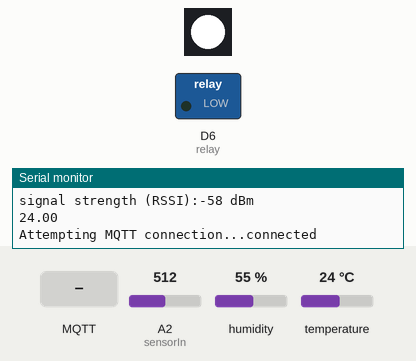
This sketch was run on a simulated Arduino MKR. Parts: 1 RGB LEDs in strip order, left to right, switched loads named in the sketch (green lamp = pin HIGH), the last lines printed to the serial monitor. The test bench sets the inputs (shaded band); at power-on: A2 (sensorIn) = 512, humidity 55 %, temperature 24 °C. Dim RGB values are drawn brighter than linear; WiFi joins after 1.5 s; servers stay silent unless stated; no MQTT or app messages arrive unless stated.

Above: at 2.7 s.
2.8 s: MQTT message "0" arrives on the first subscribed topic
At 3.6 s:
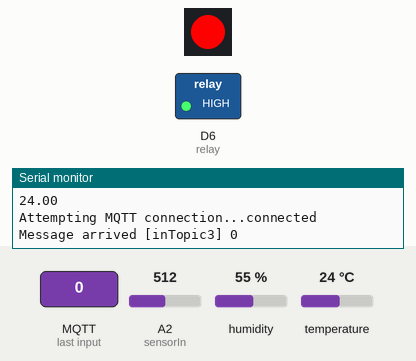
7.1 s: MQTT message "1" arrives on the first subscribed topic
At 8.0 s:
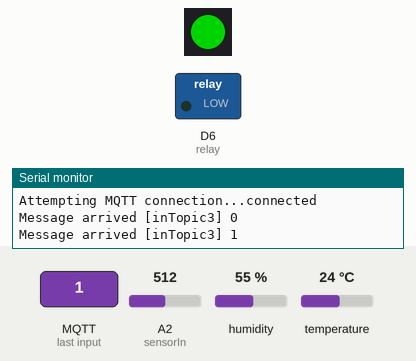
14.2 s: MQTT message "3" arrives on the first subscribed topic
At 14.7 s:
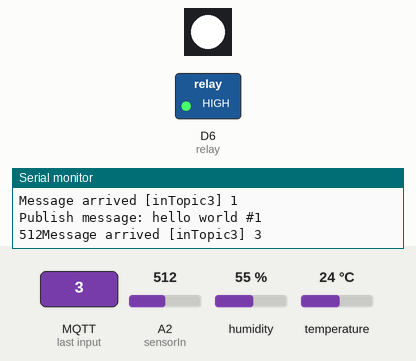
15.7 s: MQTT message "2" arrives on the first subscribed topic
At 17.0 s:
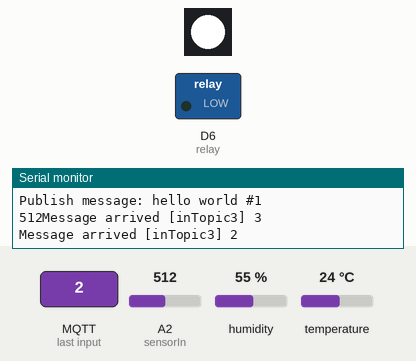
Timing chart, 0 to 18.2 s (numbered marks = the images above; inputs shaded):
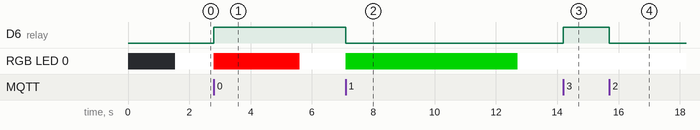

The sketch:

mkr1000_mqtt_seV2.ino
```cpp
/*
* Satellite
* 11 Luglio 2017
* TFL
* Arduino MKR 1000
*
* Satellite numero 3
* intopic3
* IP 10.13.0.16
* pubblish time3
* pubblish amp3
*
* DHT-11 pin 5
* NO Photoresistor pin A0
* Gas pin A1
* Amps pin A2
*
* Neopixel pin 3
* Relay pin 6
*
* */

#include "FastLED.h"
#include <PubSubClient.h>
#include "DHT.h"
#include <SPI.h>
#include <WiFi101.h>

// led
#define NUM_LEDS 1
#define DATA_PIN 3
CRGB leds[NUM_LEDS];

// dht
#define DHTPIN 5
#define DHTTYPE DHT11

// Standby
// in the loop there is a if that time-previousMillis >= interval + call
// put leds white
unsigned long timer;
unsigned long previousMillis = 0;
const long intervallo = 10;
unsigned long call;

// Update these with values suitable for your network.
const char* ssid = "TalentGarden";
const char* password = "Calabiana2017";
const char* mqtt_server = "10.13.0.13"; // Raspberry IP 10.13.0.13

WiFiClient espClient;
PubSubClient client(espClient);
long lastMsg = 0;
char msg[50];
int value = 0;
int relay = 6;

DHT dht(DHTPIN, DHTTYPE);

// Photoresistor
const int photo = A3;
// Gas sensor
const int sensorGas = A1;
// Amp
const int sensorIn = A2;
int mVperAmp = 100; // use 100 for 20A Module and 66 for 30A Module
double Voltage = 0;
double VRMS = 0;
double AmpsRMS = 0;
int Watt = 0;

void setup() {
  pinMode(relay, OUTPUT);     // Initialize the BUILTIN_LED pin as an output
  Serial.begin(9600);
  pinMode(relay, HIGH);
  setup_wifi();
  client.setServer(mqtt_server, 1883); //1883
  client.setCallback(callback);
  dht.begin();
  float t = dht.readTemperature();
  Serial.println(t);
  FastLED.addLeds<NEOPIXEL, DATA_PIN>(leds, NUM_LEDS);
  leds[0] = CRGB::White;
  FastLED.show();
}

void setup_wifi() {

  delay(10);
  // We start by connecting to a WiFi network
  Serial.println();
  Serial.print("Connecting to ");
  Serial.println(ssid);

  //change IP address
  IPAddress ipa(10, 13, 0, 16); //10.13.0.14 - 15 - 16
  IPAddress gate(10, 13, 0, 1);
  IPAddress sub (255, 255, 255, 0);
  WiFi.config(ipa, gate, sub);

  WiFi.begin(ssid, password);

  while (WiFi.status() != WL_CONNECTED) {
    delay(500);
    Serial.print(".");
  }

  Serial.println("");
  Serial.println("WiFi connected");
  Serial.println("IP address: ");
  IPAddress ip = WiFi.localIP();
  Serial.println(ip);
  Serial.print("signal strength (RSSI):");
  Serial.print(WiFi.RSSI());
  Serial.println(" dBm");

  /*
  leds[0] = CRGB::Purple;
  FastLED.show();
  delay(500);
  // Now turn the LED off, then pause
  leds[0] = CRGB::Black;
  FastLED.show();
  delay(500);
  */
}
// if plus topic
// void callback(Sting topic, byte* payload, unsigned int length) {
void callback(char* topic, byte* payload, unsigned int length) {

  Serial.print("Message arrived [");
  Serial.print(topic);
  Serial.print("] ");
  for (int i = 0; i < length; i++) {
    Serial.print((char)payload[i]);
  }
  Serial.println();

  // Switch on the LED if an 1 was received as first character
  if ((char)payload[0] == '1') {
    call = millis();
    digitalWrite(relay, LOW);
    leds[0] = CRGB::Green;
    FastLED.show();
  }
  // different logic foir relay
  else if ((char)payload[0] == '2') {
    digitalWrite(relay, LOW);
  }
  else if ((char )payload[0] == '3') {
    digitalWrite(relay, HIGH);
  }
  else {
    call = millis();
    digitalWrite(relay, HIGH);
    leds[0] = CRGB::Red;
    FastLED.show();
  }
}

void reconnect() {
  // Loop until we're reconnected
  while (!client.connected()) {
    Serial.print("Attempting MQTT connection...");
    // Attempt to connect
    if (client.connect(mqtt_server)) {
      Serial.println("connected");
      client.subscribe("inTopic3");
    } else {
      Serial.print("failed, rc=");
      Serial.print(client.state());
      Serial.println(" try again in 5 seconds");
      // Wait 5 seconds before retrying
      delay(5000);
    }
  }
}
void loop() {
  // led white standby
  timer = millis();
  if (timer - previousMillis >= intervallo+call) {
    previousMillis = timer;
    leds[0] = CRGB::White;
    FastLED.show();
  }
  if (!client.connected()) {
    reconnect();
  }

  client.loop();

  long now = millis();
  if (now - lastMsg > 10000) {
    lastMsg = now;
    ++value;

    // Amperometer
    Voltage = getVPP();
    VRMS = (Voltage/2.0) *0.707;
    AmpsRMS = ((VRMS * 1000)/mVperAmp) - 0.86; // Amp 0 - 20

    // Gas
    int aria = analogRead(sensorGas);
    aria = map(aria, 0, 1023, 10, 10000); // particolato g/1000000

    // Temperature
    float h = dht.readHumidity() - (h*0.15);
    float t = dht.readTemperature() - 5;
    int lux = analogRead(photo);
    snprintf (msg, 75, "hello world #%ld", value);
    Serial.print("Publish message: ");
    Serial.println(msg);
    Serial.print(lux);

    //client.publish("outTopic", msg);
    client.publish("time3",String(value).c_str(), true);
    client.publish("amp3",String(AmpsRMS).c_str(), true);
    /*
    leds[0] = CRGB::Red;
    FastLED.show();
    delay(500);
    leds[0] = CRGB::Black;
    FastLED.show();
    */
  }
}

float getVPP()
{
  float result;

  int readValue;             //value read from the sensor
  int maxValue = 0;          // store max value here
  int minValue = 1024;          // store min value here

   uint32_t start_time = millis();
   while((millis()-start_time) < 1000) //sample for 1 Sec
   {
       readValue = analogRead(sensorIn);
       // see if you have a new maxValue
       if (readValue > maxValue)
       {
           /*record the maximum sensor value*/
           maxValue = readValue;
       }
       if (readValue < minValue)
       {
           /*record the maximum sensor value*/
           minValue = readValue;
       }
   }

   // Subtract min from max
   result = ((maxValue - minValue) * 5.0)/1024.0;

   return result;
 }
```

Measured:
- after the input at 2.8 s, D6 (relay): LOW → HIGH at once; RGB LED 0: RGB(255, 255, 255) → RGB(255, 0, 0) at once, → RGB(255, 255, 255) 2.8 s later
- after the input at 7.1 s, D6 (relay): HIGH → LOW at once; RGB LED 0: RGB(255, 255, 255) → RGB(0, 128, 0) at once, → RGB(255, 255, 255) 5.6 s later
- after the input at 14.2 s, D6 (relay): LOW → HIGH at once
- after the input at 15.7 s, D6 (relay): HIGH → LOW at once
